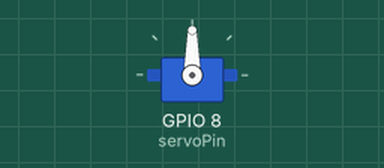
Simulated run of this sketch. Board: ESP32. Shown: servo.

Above: at 0.05 s.
At 6.0 s:
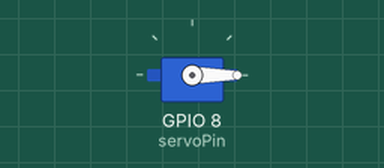
Timing chart, 0 to 7.8 s (numbered marks = the images above):
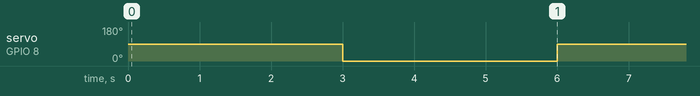

Measured:
- by itself, servo on GPIO 8 (servoPin): alternates 90° for 3.0 s and 0° for 3.0 s

The sketch:

ServoSetup.ino
```cpp
#include <ESP32Servo.h>

#define servoPin 8

Servo doorLock;

void setup() {
  // put your setup code here, to run once:
  doorLock.setPeriodHertz(50);
  doorLock.attach(servoPin, 500, 2400);
}

void loop() {
  // put your main code here, to run repeatedly:
  doorLock.write(90);
  delay(3000);
  doorLock.write(0);
  delay(3000);
}

void openDoor() {

}
```
